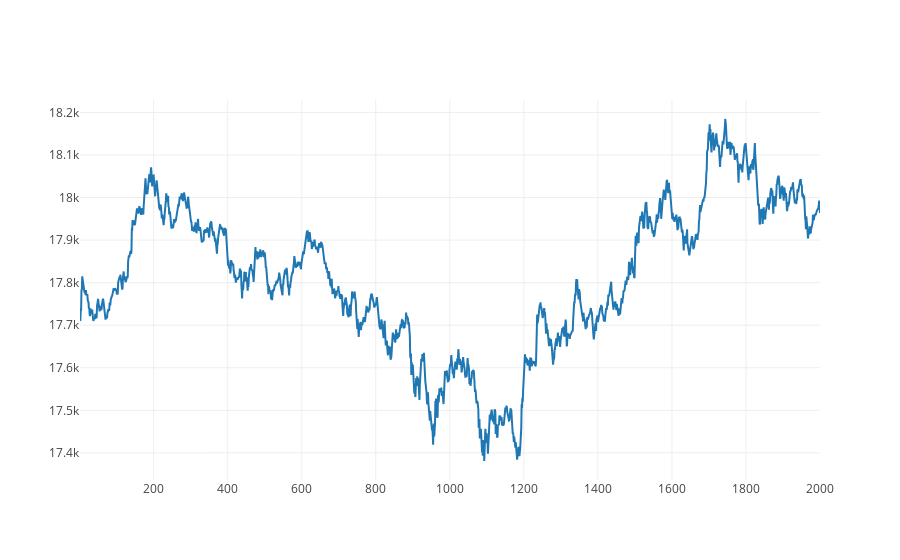

Here is the notebook cell this chart was saved with:
### Code cell
import plotly._

Scatter((1 to midPrices.size), midPrices).plot()
// plot(Seq(s))

### Figure 1 — Plotly figure (JSON) as saved in the notebook; plotly's stock layout.template omitted (floating-point values rounded to 4 significant figures; data arrays with more than 128 entries replaced by an {"elided": "..."} marker saying what was removed)
{"data": [{"type": "scatter", "x": {"elided": "2000 int values"}, "y": {"elided": "2000 float values"}}], "layout": {"autosize": true, "xaxis": {"autorange": true, "range": [1, 2000], "type": "linear"}, "yaxis": {"autorange": true, "range": [17340.0, 18230.0], "type": "linear"}}}
